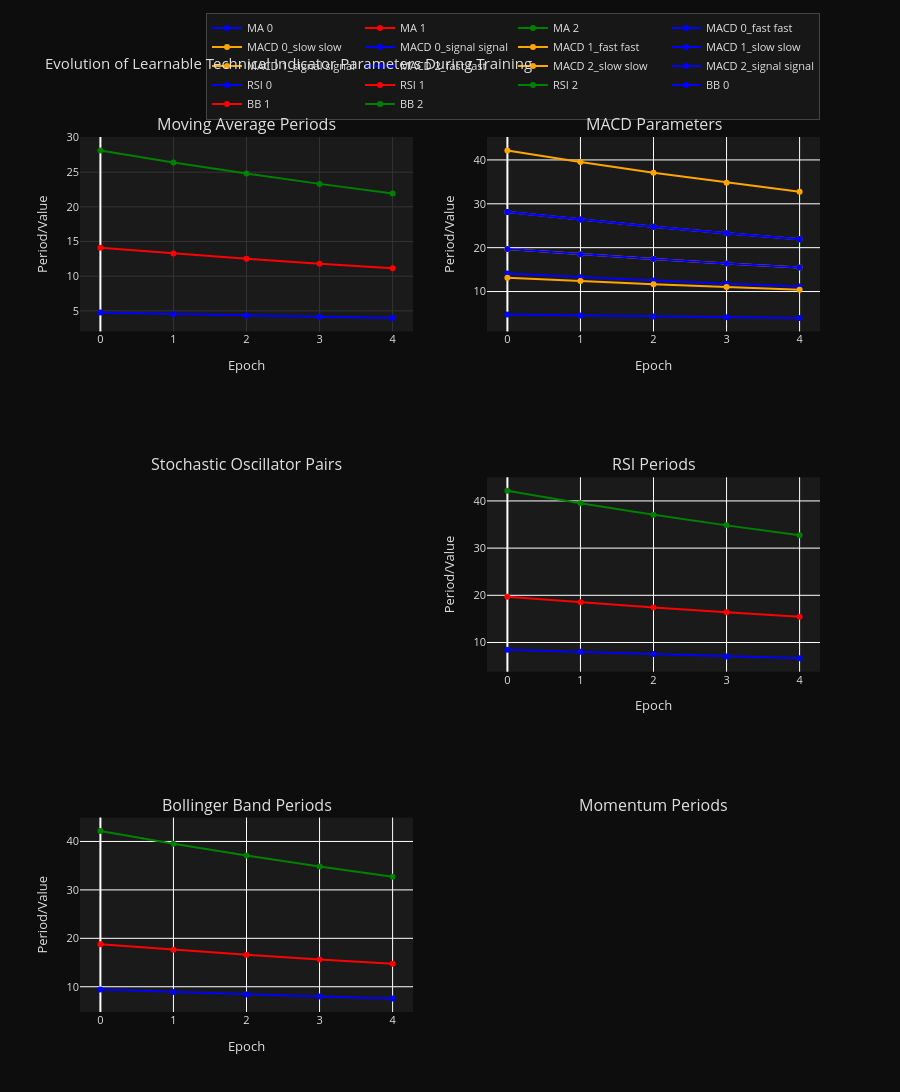

This figure's notebook cell:
### Markdown cell above
# ============================================================================
# INDICATOR PARAMETER EVOLUTION ANALYSIS DURING TRAINING
# ============================================================================
Analysis of how learnable technical indicator parameters change over training epochs.

### Code cell
import pandas as pd
import plotly.graph_objects as go
from plotly.subplots import make_subplots
import numpy as np

# Load indicator parameter history
indicator_df = pd.read_csv('indicator_params_history.csv')

# Extract parameter columns (exclude change_ columns for now)
param_cols = [col for col in indicator_df.columns if not col.startswith('change_') and
              not col.startswith('log_') and col not in ['epoch', 'timestamp']]

# Create subplots for different indicator groups
fig = make_subplots(
    rows=3, cols=2,
    subplot_titles=('Moving Average Periods', 'MACD Parameters',
                   'Stochastic Oscillator Pairs', 'RSI Periods',
                   'Bollinger Band Periods', 'Momentum Periods'),
    specs=[[{'secondary_y': False}, {'secondary_y': False}],
           [{'secondary_y': False}, {'secondary_y': False}],
           [{'secondary_y': False}, {'secondary_y': False}]]
)

# Colors for different parameters within each group
colors = ['blue', 'red', 'green', 'orange', 'purple', 'brown']

# Moving Averages
ma_cols = [col for col in param_cols if 'ma_period' in col]
for i, col in enumerate(ma_cols):
    fig.add_trace(
        go.Scatter(x=indicator_df['epoch'], y=indicator_df[col],
                  mode='lines+markers', name=f'MA {i}',
                  line=dict(color=colors[i % len(colors)]),
                  showlegend=True),
        row=1, col=1
    )

# MACD Parameters
macd_cols = [col for col in param_cols if 'macd' in col]
macd_groups = {}
for col in macd_cols:
    parts = col.split('_')
    group = f"{parts[1]}_{parts[2]}"  # e.g., '0_fast'
    if group not in macd_groups:
        macd_groups[group] = []
    macd_groups[group].append(col)

for i, (group, cols) in enumerate(macd_groups.items()):
    for j, col in enumerate(cols):
        param_type = col.split('_')[-1]  # fast, slow, signal
        fig.add_trace(
            go.Scatter(x=indicator_df['epoch'], y=indicator_df[col],
                      mode='lines+markers', name=f'MACD {group} {param_type}',
                      line=dict(color=colors[(i*3 + j) % len(colors)], dash='dash' if j==1 else 'solid'),
                      showlegend=True),
            row=1, col=2
        )

# Stochastic Pairs
pair_cols = [col for col in param_cols if 'pair' in col]
pair_groups = {}
for col in pair_cols:
    parts = col.split('_')
    group = f"{parts[1]}_{parts[2]}"  # e.g., '0_short'
    if group not in pair_groups:
        pair_groups[group] = []
    pair_groups[group].append(col)

for i, (group, cols) in enumerate(pair_groups.items()):
    for j, col in enumerate(cols):
        param_type = col.split('_')[-1]  # short, long, sig
        fig.add_trace(
            go.Scatter(x=indicator_df['epoch'], y=indicator_df[col],
                      mode='lines+markers', name=f'Stoch {group} {param_type}',
                      line=dict(color=colors[(i*3 + j) % len(colors)], dash='dot' if j==2 else 'solid'),
                      showlegend=True),
            row=2, col=1
        )

# RSI Periods
rsi_cols = [col for col in param_cols if 'rsi_period' in col]
for i, col in enumerate(rsi_cols):
    fig.add_trace(
        go.Scatter(x=indicator_df['epoch'], y=indicator_df[col],
                  mode='lines+markers', name=f'RSI {i}',
                  line=dict(color=colors[i % len(colors)]),
                  showlegend=True),
        row=2, col=2
    )

# Bollinger Bands
bb_cols = [col for col in param_cols if 'bb_period' in col]
for i, col in enumerate(bb_cols):
    fig.add_trace(
        go.Scatter(x=indicator_df['epoch'], y=indicator_df[col],
                  mode='lines+markers', name=f'BB {i}',
                  line=dict(color=colors[i % len(colors)]),
                  showlegend=True),
        row=3, col=1
    )

# Momentum
momentum_cols = [col for col in param_cols if 'momentum_period' in col]
for i, col in enumerate(momentum_cols):
    fig.add_trace(
        go.Scatter(x=indicator_df['epoch'], y=indicator_df[col],
                  mode='lines+markers', name=f'Momentum {i}',
                  line=dict(color=colors[i % len(colors)]),
                  showlegend=True),
        row=3, col=2
    )

# Update layout with dark theme
fig.update_layout(
    height=1200,
    title_text="Evolution of Learnable Technical Indicator Parameters During Training",
    title_font_color='#e0e0e0',
    showlegend=True,
    plot_bgcolor='#1a1a1a',
    paper_bgcolor='#0d0d0d',
    font=dict(color='#e0e0e0', size=11),
    xaxis_showgrid=True,
    xaxis_gridwidth=1,
    xaxis_gridcolor='#333333',
    yaxis_showgrid=True,
    yaxis_gridwidth=1,
    yaxis_gridcolor='#333333',
    legend=dict(
        orientation="h",
        yanchor="bottom",
        y=1.02,
        xanchor="right",
        x=1,
        bgcolor='rgba(26, 26, 26, 0.8)',
        bordercolor='#444444',
        borderwidth=1
    )
)

# Update x-axes
for i in range(1, 4):
    for j in range(1, 3):
        fig.update_xaxes(title_text="Epoch", row=i, col=j)

# Update y-axes
fig.update_yaxes(title_text="Period/Value", row=1, col=1)
fig.update_yaxes(title_text="Period/Value", row=1, col=2)
fig.update_yaxes(title_text="Period/Value", row=2, col=1)
fig.update_yaxes(title_text="Period/Value", row=2, col=2)
fig.update_yaxes(title_text="Period/Value", row=3, col=1)
fig.update_yaxes(title_text="Period/Value", row=3, col=2)

# Plotly display: prefer notebook mime rendering; fall back to browser if nbformat is unavailable
# try:
#     import nbformat  # noqa: F401
# except Exception:
#     import plotly.io as pio
#     pio.renderers.default = 'browser'
fig.show()

# Summary statistics
print("📊 INDICATOR PARAMETER EVOLUTION SUMMARY")
print("="*50)
print(f"Training epochs: {len(indicator_df)}")
print(f"Parameters tracked: {len(param_cols)}")

# Calculate parameter stability (coefficient of variation)
param_stats = indicator_df[param_cols].describe()
cv = (indicator_df[param_cols].std() / indicator_df[param_cols].mean()).abs()
cv_sorted = cv.sort_values(ascending=False)

print("\n🔄 Most Variable Parameters (Coefficient of Variation):")
for param, var in cv_sorted.head(10).items():
    final_val = indicator_df[param].iloc[-1]
    initial_val = indicator_df[param].iloc[0]
    change_pct = ((final_val - initial_val) / initial_val) * 100
    print(f"{param}: CV={var:.3f}, Change={change_pct:.1f}%")

print("\n📈 Parameter Ranges During Training:")
for param in param_cols[:10]:  # Show first 10
    min_val = indicator_df[param].min()
    max_val = indicator_df[param].max()
    range_val = max_val - min_val
    print(f"{param}: Range={range_val:.3f} (Min={min_val:.3f}, Max={max_val:.3f})")

# Correlation with loss
loss_cols = [col for col in indicator_df.columns if col.startswith('log_val_')]
if loss_cols:
    correlations = {}
    for param in param_cols:
        corr_with_loss = indicator_df[param].corr(indicator_df[loss_cols[0]])
        correlations[param] = abs(corr_with_loss)

    corr_sorted = sorted(correlations.items(), key=lambda x: x[1], reverse=True)
    print("\n🔗 Parameters Most Correlated with Validation Loss:")
    for param, corr in corr_sorted[:10]:
        print(f"{param}: |Corr|={corr:.3f}")

### Figure 1 — Plotly figure (JSON) as saved in the notebook; plotly's stock layout.template omitted (floating-point values rounded to 4 significant figures)
{"data": [{"line": {"color": "blue"}, "mode": "lines+markers", "name": "MA 0", "showlegend": true, "type": "scatter", "x": [0, 1, 2, 3, 4], "xaxis": "x", "y": [4.744, 4.516, 4.313, 4.133, 3.973], "yaxis": "y"}, {"line": {"color": "red"}, "mode": "lines+markers", "name": "MA 1", "showlegend": true, "type": "scatter", "x": [0, 1, 2, 3, 4], "xaxis": "x", "y": [14.1, 13.27, 12.5, 11.79, 11.14], "yaxis": "y"}, {"line": {"color": "green"}, "mode": "lines+markers", "name": "MA 2", "showlegend": true, "type": "scatter", "x": [0, 1, 2, 3, 4], "xaxis": "x", "y": [28.13, 26.39, 24.79, 23.31, 21.94], "yaxis": "y"}, {"line": {"color": "blue", "dash": "solid"}, "mode": "lines+markers", "name": "MACD 0_fast fast", "showlegend": true, "type": "scatter", "x": [0, 1, 2, 3, 4], "xaxis": "x2", "y": [14.1, 13.27, 12.5, 11.79, 11.14], "yaxis": "y2"}, {"line": {"color": "orange", "dash": "solid"}, "mode": "lines+markers", "name": "MACD 0_slow slow", "showlegend": true, "type": "scatter", "x": [0, 1, 2, 3, 4], "xaxis": "x2", "y": [28.13, 26.39, 24.79, 23.31, 21.94], "yaxis": "y2"}, {"line": {"color": "blue", "dash": "solid"}, "mode": "lines+markers", "name": "MACD 0_signal signal", "showlegend": true, "type": "scatter", "x": [0, 1, 2, 3, 4], "xaxis": "x2", "y": [4.744, 4.516, 4.313, 4.133, 3.974], "yaxis": "y2"}, {"line": {"color": "orange", "dash": "solid"}, "mode": "lines+markers", "name": "MACD 1_fast fast", "showlegend": true, "type": "scatter", "x": [0, 1, 2, 3, 4], "xaxis": "x2", "y": [19.71, 18.52, 17.42, 16.4, 15.46], "yaxis": "y2"}, {"line": {"color": "blue", "dash": "solid"}, "mode": "lines+markers", "name": "MACD 1_slow slow", "showlegend": true, "type": "scatter", "x": [0, 1, 2, 3, 4], "xaxis": "x2", "y": [28.13, 26.39, 24.79, 23.31, 21.94], "yaxis": "y2"}, {"line": {"color": "orange", "dash": "solid"}, "mode": "lines+markers", "name": "MACD 1_signal signal", "showlegend": true, "type": "scatter", "x": [0, 1, 2, 3, 4], "xaxis": "x2", "y": [13.16, 12.39, 11.68, 11.03, 10.42], "yaxis": "y2"}, {"line": {"color": "blue", "dash": "solid"}, "mode": "lines+markers", "name": "MACD 2_fast fast", "showlegend": true, "type": "scatter", "x": [0, 1, 2, 3, 4], "xaxis": "x2", "y": [28.13, 26.39, 24.79, 23.31, 21.94], "yaxis": "y2"}, {"line": {"color": "orange", "dash": "solid"}, "mode": "lines+markers", "name": "MACD 2_slow slow", "showlegend": true, "type": "scatter", "x": [0, 1, 2, 3, 4], "xaxis": "x2", "y": [42.16, 39.52, 37.08, 34.82, 32.72], "yaxis": "y2"}, {"line": {"color": "blue", "dash": "solid"}, "mode": "lines+markers", "name": "MACD 2_signal signal", "showlegend": true, "type": "scatter", "x": [0, 1, 2, 3, 4], "xaxis": "x2", "y": [19.71, 18.52, 17.42, 16.4, 15.46], "yaxis": "y2"}, {"line": {"color": "blue"}, "mode": "lines+markers", "name": "RSI 0", "showlegend": true, "type": "scatter", "x": [0, 1, 2, 3, 4], "xaxis": "x4", "y": [8.485, 8.016, 7.573, 7.055, 6.661], "yaxis": "y4"}, {"line": {"color": "red"}, "mode": "lines+markers", "name": "RSI 1", "showlegend": true, "type": "scatter", "x": [0, 1, 2, 3, 4], "xaxis": "x4", "y": [19.71, 18.52, 17.42, 16.4, 15.46], "yaxis": "y4"}, {"line": {"color": "green"}, "mode": "lines+markers", "name": "RSI 2", "showlegend": true, "type": "scatter", "x": [0, 1, 2, 3, 4], "xaxis": "x4", "y": [42.16, 39.52, 37.08, 34.82, 32.72], "yaxis": "y4"}, {"line": {"color": "blue"}, "mode": "lines+markers", "name": "BB 0", "showlegend": true, "type": "scatter", "x": [0, 1, 2, 3, 4], "xaxis": "x5", "y": [9.42, 8.89, 8.403, 7.977, 7.565], "yaxis": "y5"}, {"line": {"color": "red"}, "mode": "lines+markers", "name": "BB 1", "showlegend": true, "type": "scatter", "x": [0, 1, 2, 3, 4], "xaxis": "x5", "y": [18.77, 17.64, 16.6, 15.63, 14.74], "yaxis": "y5"}, {"line": {"color": "green"}, "mode": "lines+markers", "name": "BB 2", "showlegend": true, "type": "scatter", "x": [0, 1, 2, 3, 4], "xaxis": "x5", "y": [42.16, 39.52, 37.08, 34.82, 32.72], "yaxis": "y5"}], "layout": {"annotations": [{"font": {"size": 16}, "showarrow": false, "text": "Moving Average Periods", "x": 0.225, "xanchor": "center", "xref": "paper", "y": 1, "yanchor": "bottom", "yref": "paper"}, {"font": {"size": 16}, "showarrow": false, "text": "MACD Parameters", "x": 0.775, "xanchor": "center", "xref": "paper", "y": 1, "yanchor": "bottom", "yref": "paper"}, {"font": {"size": 16}, "showarrow": false, "text": "Stochastic Oscillator Pairs", "x": 0.225, "xanchor": "center", "xref": "paper", "y": 0.6111, "yanchor": "bottom", "yref": "paper"}, {"font": {"size": 16}, "showarrow": false, "text": "RSI Periods", "x": 0.775, "xanchor": "center", "xref": "paper", "y": 0.6111, "yanchor": "bottom", "yref": "paper"}, {"font": {"size": 16}, "showarrow": false, "text": "Bollinger Band Periods", "x": 0.225, "xanchor": "center", "xref": "paper", "y": 0.2222, "yanchor": "bottom", "yref": "paper"}, {"font": {"size": 16}, "showarrow": false, "text": "Momentum Periods", "x": 0.775, "xanchor": "center", "xref": "paper", "y": 0.2222, "yanchor": "bottom", "yref": "paper"}], "font": {"color": "#e0e0e0", "size": 11}, "height": 1200, "legend": {"bgcolor": "rgba(26, 26, 26, 0.8)", "bordercolor": "#444444", "borderwidth": 1, "orientation": "h", "x": 1, "xanchor": "right", "y": 1.02, "yanchor": "bottom"}, "paper_bgcolor": "#0d0d0d", "plot_bgcolor": "#1a1a1a", "showlegend": true, "title": {"font": {"color": "#e0e0e0"}, "text": "Evolution of Learnable Technical Indicator Parameters During Training"}, "xaxis": {"anchor": "y", "domain": [0, 0.45], "gridcolor": "#333333", "gridwidth": 1, "showgrid": true, "title": {"text": "Epoch"}}, "xaxis2": {"anchor": "y2", "domain": [0.55, 1], "title": {"text": "Epoch"}}, "xaxis3": {"anchor": "y3", "domain": [0, 0.45], "title": {"text": "Epoch"}}, "xaxis4": {"anchor": "y4", "domain": [0.55, 1], "title": {"text": "Epoch"}}, "xaxis5": {"anchor": "y5", "domain": [0, 0.45], "title": {"text": "Epoch"}}, "xaxis6": {"anchor": "y6", "domain": [0.55, 1], "title": {"text": "Epoch"}}, "yaxis": {"anchor": "x", "domain": [0.7778, 1], "gridcolor": "#333333", "gridwidth": 1, "showgrid": true, "title": {"text": "Period/Value"}}, "yaxis2": {"anchor": "x2", "domain": [0.7778, 1], "title": {"text": "Period/Value"}}, "yaxis3": {"anchor": "x3", "domain": [0.3889, 0.6111], "title": {"text": "Period/Value"}}, "yaxis4": {"anchor": "x4", "domain": [0.3889, 0.6111], "title": {"text": "Period/Value"}}, "yaxis5": {"anchor": "x5", "domain": [0, 0.2222], "title": {"text": "Period/Value"}}, "yaxis6": {"anchor": "x6", "domain": [0, 0.2222], "title": {"text": "Period/Value"}}}}
